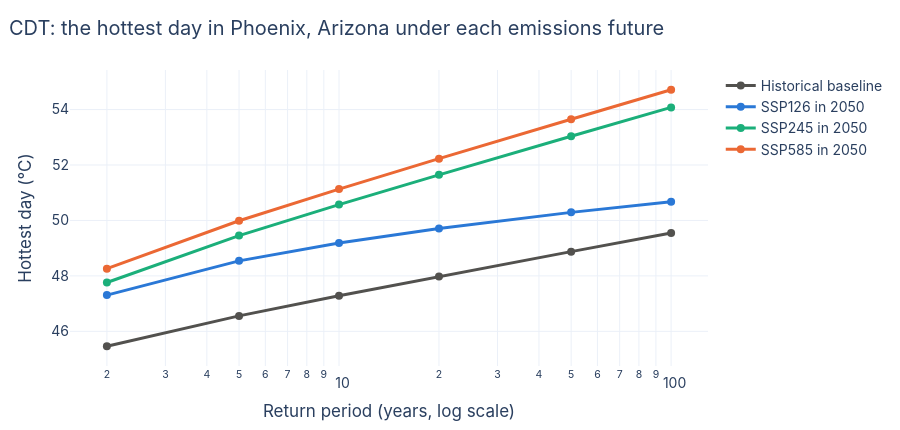

Source (notebook cell):
### Code cell
if cdt is not None:
    fig = go.Figure()
    for pathway, color in CDT_COLORS.items():
        part = cdt[cdt["pathway"] == pathway].sort_values("return_period")
        label = "Historical baseline" if pathway == "historic" else f"{pathway.upper()} in 2050"
        fig.add_trace(go.Scatter(x=part["return_period"], y=part["hottest_day_c"], mode="lines+markers",
                                 name=label, line=dict(color=color, width=3), marker=dict(size=8)))
    layout(fig, f"CDT: the hottest day in {CITY['name']} under each emissions future",
           xaxis=dict(type="log", title="Return period (years, log scale)"), yaxis_title="Hottest day (°C)")
    fig.show()
    level = cdt.set_index(["pathway", "return_period"])["hottest_day_c"]
    print(f"1-in-10-year hottest day: {level['historic', 10]:.1f} °C in the historical baseline; "
          f"in 2050 {level['ssp126', 10]:.1f} °C with low emissions (SSP1-2.6) "
          f"vs {level['ssp585', 10]:.1f} °C with high emissions (SSP5-8.5).")

### Figure 1 — Plotly figure (JSON) as saved in the notebook; plotly's stock layout.template omitted (floating-point values rounded to 4 significant figures)
{"data": [{"line": {"color": "#52514e", "width": 3}, "marker": {"size": 8}, "mode": "lines+markers", "name": "Historical baseline", "type": "scatter", "x": [2, 5, 10, 20, 50, 100], "y": [45.46, 46.56, 47.28, 47.98, 48.87, 49.55]}, {"line": {"color": "#2a78d6", "width": 3}, "marker": {"size": 8}, "mode": "lines+markers", "name": "SSP126 in 2050", "type": "scatter", "x": [2, 5, 10, 20, 50, 100], "y": [47.31, 48.54, 49.18, 49.71, 50.29, 50.67]}, {"line": {"color": "#1baf7a", "width": 3}, "marker": {"size": 8}, "mode": "lines+markers", "name": "SSP245 in 2050", "type": "scatter", "x": [2, 5, 10, 20, 50, 100], "y": [47.76, 49.45, 50.57, 51.65, 53.04, 54.08]}, {"line": {"color": "#eb6834", "width": 3}, "marker": {"size": 8}, "mode": "lines+markers", "name": "SSP585 in 2050", "type": "scatter", "x": [2, 5, 10, 20, 50, 100], "y": [48.26, 49.99, 51.13, 52.23, 53.65, 54.71]}], "layout": {"font": {"family": "Inter, Helvetica, Arial, sans-serif", "size": 14}, "height": 430, "margin": {"b": 60, "l": 70, "r": 30, "t": 70}, "title": {"text": "CDT: the hottest day in Phoenix, Arizona under each emissions future", "x": 0.01}, "xaxis": {"title": {"text": "Return period (years, log scale)"}, "type": "log"}, "yaxis": {"title": {"text": "Hottest day (°C)"}}}}
